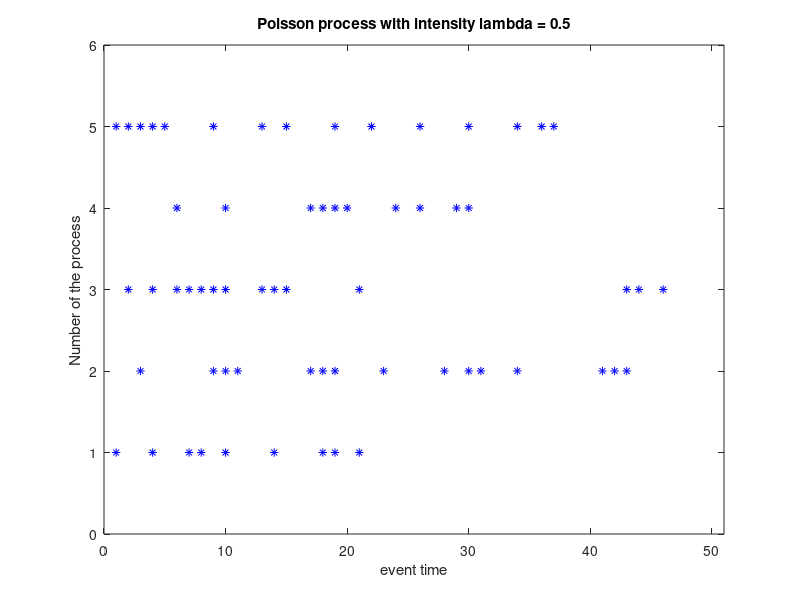

The MATLAB script that drew this image:
times = 5;
lambda = 0.5;
limit = 16;
answers = zeros(times, 1);
plotter = zeros(times, 1);
X = zeros(times, 1);


for row = 1:times
    curr = 1;
    total = 0;
    while (total < 16)
        R = poissrnd(lambda);
        
        total = total + R;
        answers(row, curr) = R;
        curr = curr + 1;
    end
end

si = size(answers, 2);

for row = 1:times
    X(answers(row, (1:si)) <= 0) = -1;
    X(answers(row, (1:si)) > 0) = row;
    plotter(row, (1:si)) = X;
end

xgrid = linspace(0,times);
ygrid = linspace(0,si);
[hor,ver] = meshgrid(xgrid, ygrid);

for row = 1:times
    plot(plotter(row, (1:si)), '*b');
    hold on;
    %plot([-1, si + 5],[row,row], 'k');
    %hold on;
end

xlim([0, si + 5]);
ylim([0, times+1]);
title('Poisson process with intensity lambda = 0.5');
ylabel('Number of the process');
xlabel('event time');
hold off;